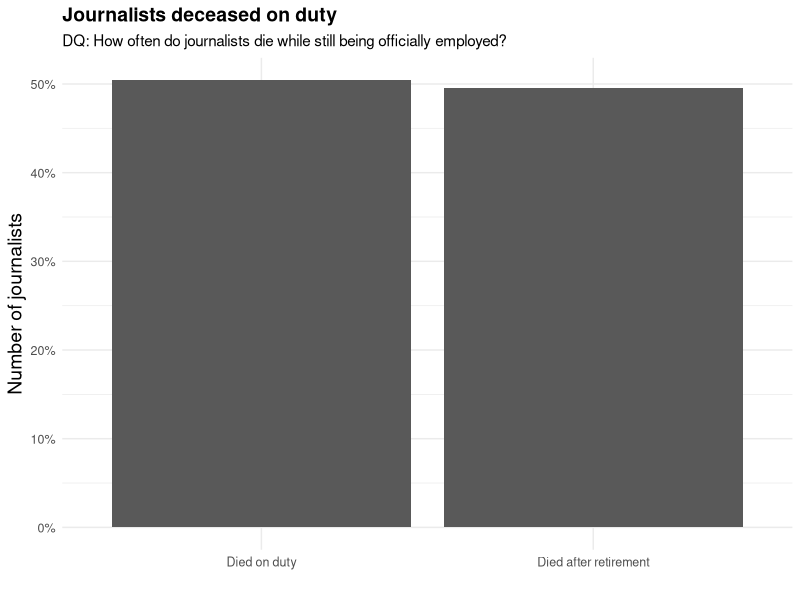
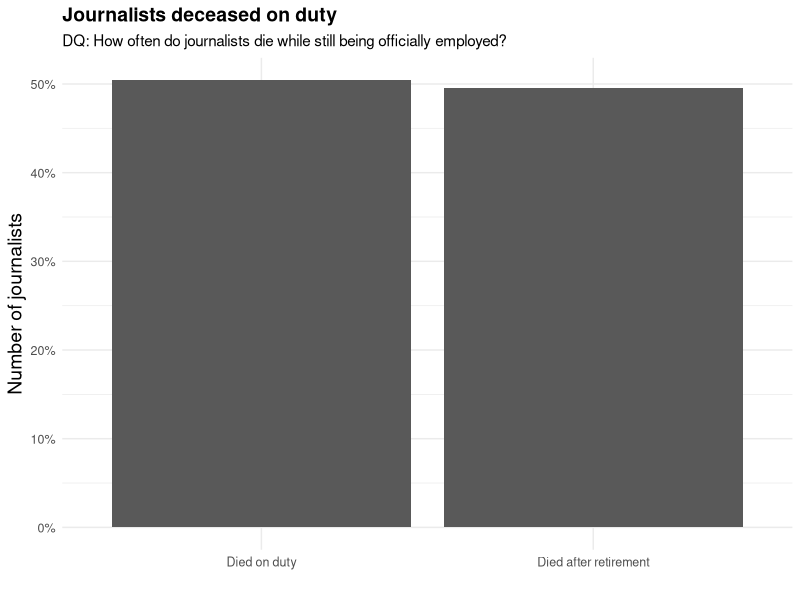

The R source for these figures, in order:
# Calculate the journalist life length
library(tidyverse)
library(readr)

life_length_plot <- read_csv('journalists.csv') |>
  select("title", "ontology/occupation_label", "ontology/birthYear", "ontology/deathYear")|>
  na.omit()|>
  rename('ontology_birthYear' = 'ontology/birthYear', 'ontology_deathYear' = 'ontology/deathYear' )|>
  mutate(ontology_birthYear = as.numeric(ontology_birthYear), ontology_deathYear = as.numeric(ontology_deathYear))|>
  mutate(life_length = ontology_deathYear - ontology_birthYear)|>
  ggplot()+
  aes(x = life_length)+
  labs(x = "Life lengths (Yrs)", y = 'Number of journalists', title = 'Differences in life lengths among journalists', subtitle = 'DQ: Are there any distinct differences in the life lengths of different journalists?' )+
  theme(plot.title = element_text(face = "bold", size = 14))+
  geom_bar(position = 'dodge')

active_years <- read_csv('journalists.csv') |>
  select("title", "ontology/deathYear", 'ontology/activeYears', 'ontology/activeYearsEndDate', 'ontology/activeYearsStartDate', 'ontology/activeYearsEndYear', 'ontology/activeYearsStartYear') |>
  rename(deathYear = "ontology/deathYear", 'endYear' = 'ontology/activeYearsEndYear')

death_on_duty_data <- active_years |>
    mutate(
    died_on_duty = as.integer(endYear == deathYear),
  lived = as.integer(endYear != deathYear)) |>
  pivot_longer(
    cols = c(died_on_duty, lived),
    names_to = "death_on_duty",
    values_to = "on_duty_or_not"
  ) |>
  group_by(death_on_duty) |>
  summarise(total = sum(on_duty_or_not, na.rm=TRUE))


ggplot(death_on_duty_data) +
  aes(x = death_on_duty, y = total / sum(total)) +
  geom_col(position = 'dodge') +
  scale_y_continuous(labels = scales::label_percent()) +
    labs (
    title = 'Journalists deceased on duty',
    subtitle = 'DQ: How often do journalists die while still being officially employed?',
    y = 'Number of journalists', # whose birth and death locations differ/coincide
    x = ''
  ) +
  scale_x_discrete(labels = c('Died on duty', 'Died after retirement')) +
  theme_minimal() +
  theme(plot.title = element_text(face = 'bold', size = 14), axis.text.x = element_text(size = 9), axis.text.y = element_text(size = 9), axis.title = element_text(size = 14))

ggsave('died_on_duty.png')
